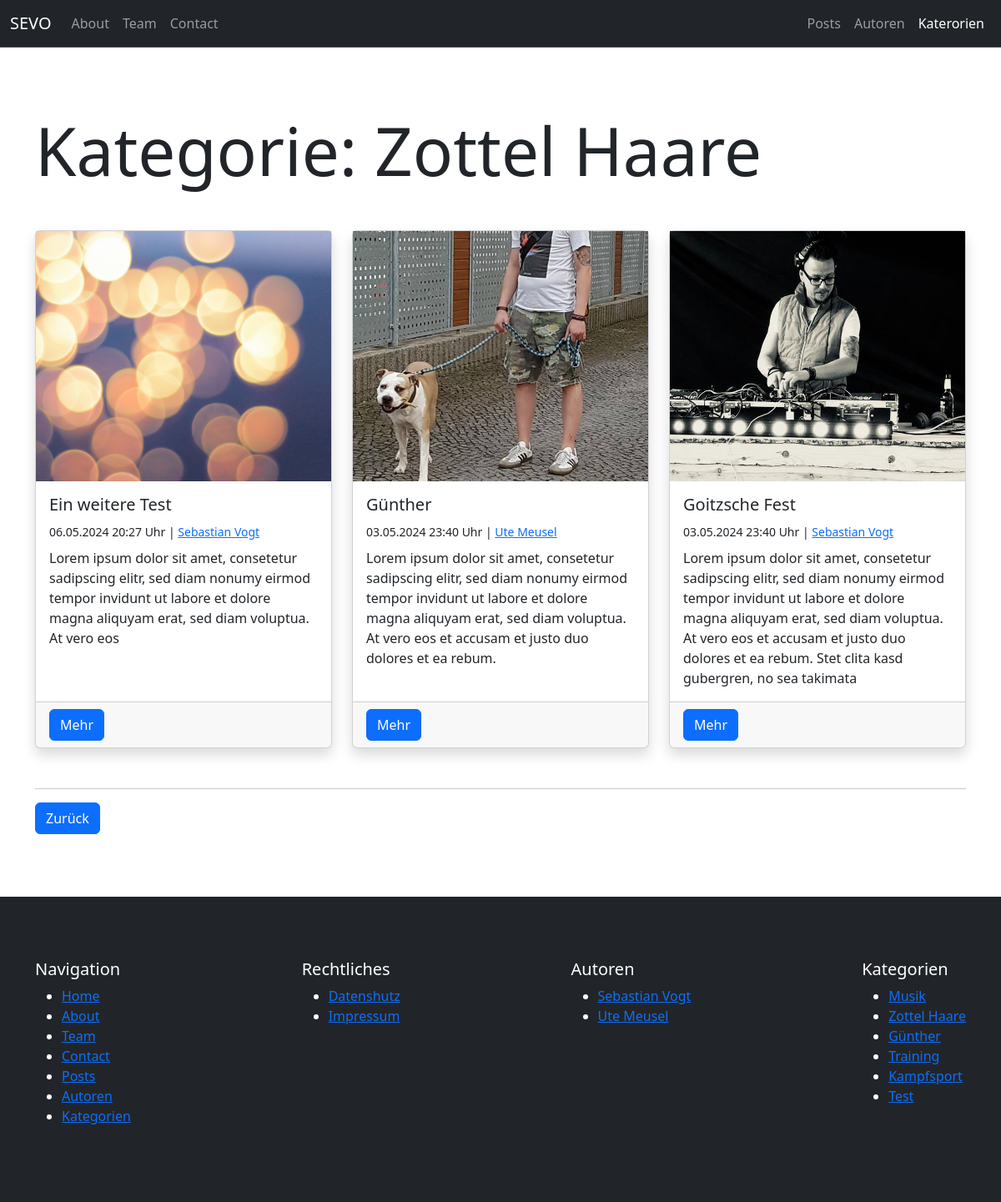
Screenshot of /blog/category/zottel-haare with the database file from the repository.
### pages/models.py (models this page shows, shortened)
class Page(models.Model):
    class Templates(models.TextChoices):
        FULL_WIDTH = "Fullwidth"
        CONTAINER = "Container"
        FULL_WIDTH_WITH_HEADER = "Fullwidth with header"
        CONTAINER_WITH_HEADER = "Container with header"
    title = models.CharField(max_length=255)
    slug = models.SlugField(unique=True, blank=True)
    index = models.IntegerField(default=1)
    content = models.TextField()
    featured_image = models.ForeignKey(Image, on_delete=models.SET_NULL, null=True, blank=True)
    published = models.BooleanField(default=True)
    is_home = models.BooleanField(default=False)
    template = models.CharField(max_length=100, choices=Templates.choices, default=Templates.CONTAINER)
    created_at = models.DateTimeField(auto_now_add=True)
    updated_at = models.DateTimeField(auto_now=True)

### blog/models.py (models this page shows, shortened)
class Category(models.Model):
    name = models.CharField(max_length=100, unique=True, db_index=True)
    slug = models.SlugField(unique=True, default="")
    class Meta:
        verbose_name_plural = "Categories"

class Post(models.Model):
    author = models.ForeignKey(Author, on_delete=models.SET_NULL, null=True)
    title = models.CharField(max_length=255)
    slug = models.SlugField(unique=True)
    categories = models.ManyToManyField(Category, blank=True)
    content = models.TextField()
    excerpt = models.TextField(max_length=255, blank=True)
    featured_image = models.ForeignKey(Image, on_delete=models.SET_NULL, blank=True, null=True)
    published = models.BooleanField(default=True)
    is_featured = models.BooleanField(default=False)
    created_at = models.DateTimeField(auto_now_add=True)
    updated_at = models.DateTimeField(auto_now=True)
    def __str__(self):
        return f"{self.title} [{self.updated_at}]"

### uploaded_media/models.py (models this page shows, shortened)
class Image(models.Model):
    title = models.CharField(max_length=100)
    alt_text = models.CharField(max_length=100)
    categories = models.ManyToManyField(Category, blank=True)
    image = models.ImageField(upload_to="uploaded_media/images")

### author/models.py (models this page shows, shortened)
class Author(models.Model):
    firstname = models.CharField(max_length=100)
    lastname = models.CharField(max_length=100)
    nickname = models.CharField(max_length=100, blank=True)
    email = models.EmailField(null=True)
    slug = models.SlugField(unique=True, default="")
    def get_fullname(self):
        return f"{self.firstname} {self.lastname}"

### blog/views.py (the view)
# urls.py: path("category/<slug:slug>", views.category_single, name="blog-category-slug")
def category_single(request, slug):
    category = get_object_or_404(models.Category, slug=slug)
    posts = category.post_set.filter(published=True).order_by("-created_at")
    print(posts)
    return render(request, "blog/category_single.html", {
        "title": "Post category single",
        "category": category,
        "posts": posts
    })

### utils/context_processors.py (called while the page is built)
def menus_context(request):
    menu_main = Menu.objects.get(name="Main")
    menu_meta = Menu.objects.get(name="Meta")
    pages_main = menu_main.pages.filter(published=True).order_by("index")
    pages_meta = menu_meta.pages.filter(published=True).order_by("index")
    categories = Category.objects.all()
    authors = Author.objects.all()
    return {
        "pages_main": pages_main,
        "pages_meta": pages_meta,
        "categories": categories,
        "authors": authors
    }

### blog/templates/blog/category_single.html (shortened to what this page needs)
{% extends "base.html" %}
{% block content %}
    <div class="container section-padding">
        <div class="mb-5">
            <h1 class="display-1">Kategorie: {{ category.name|title }}</h1>
        </div>
        {% if posts %}
        <div class="row row-cols-1 row-cols-md-3 g-4 mb-5">
            {% for post in posts %}
                <div class="col">
                    {% include "blog/partials/_posts_item.html" %}
                </div>
            {% endfor %}
        </div>
        {% else %}
            <p>Keine Posts vorhanden</p>
        {% endif %}
        <hr>
        <button class="btn btn-primary back-link">Zurück</button>
    </div>
{% endblock %}

### templates/partials/_navbar.html (shortened to what this page needs)
<nav class="navbar navbar-expand-lg bg-dark border-bottom border-body" data-bs-theme="dark">
    <div class="container-fluid">
      <a class="navbar-brand" href="{% url "homepage" %}">SEVO</a>
      <div class="collapse navbar-collapse" id="navbarNav">
        <ul class="navbar-nav me-auto">
            {% for page in pages_main %}
                {% if page.is_home == False %}
                    <li class="nav-item">
                        <a class="nav-link" href="{% url "pages-page-single-slug" slug=page.slug %}">{{ page.title|title }}</a>
                    </li>
                {% endif %}
            {% endfor %}
        </ul>
        <ul class="navbar-nav d-flex">
            <li class="nav-item">
                <a class="nav-link{% if "post" in request.path %} active{% endif %}"{% if "post" in request.path %} aria-current="page"{% endif %} href="{% url "blog-posts" %}">Posts</a>
            </li>
            <li class="nav-item">
                <a class="nav-link{% if "author" in request.path %} active{% endif %}"{% if "author" in request.path %} aria-current="page"{% endif %} href="{% url "author-index" %}">Autoren</a>
            </li>
            <li class="nav-item">
                <a class="nav-link{% if "categor" in request.path %} active{% endif %}"{% if "categor" in request.path %} aria-current="page"{% endif %} href="{% url "blog-categories" %}">Katerorien</a>
            </li>
        </ul>
      </div>
    </div>
  </nav>

### blog/templates/blog/partials/_posts_item.html (shortened to what this page needs)
<div class="card h-100 shadow">
    <a class="card__image-link w-100 d-block" href="{% url "blog-post-slug" slug=post.slug %}">
      <img class="card__image w-100" src="{{ post.featured_image.image.url }}" class="card-img-top" alt="{{ post.featured_image.image.title }}">
    </a>
    <div class="card-body">
      <h5 class="card-title">{{ post.title }}</h5>
        <div class="mb-2">
          <small>
            <time>{{ post.created_at|date:"d.m.Y H:i" }} Uhr</time> |
            <a href="{% url "author-single-slug" slug=post.author.slug %}">{{ post.author.get_fullname }}</a>
          </small>
        </div>
      <p class="card-text">{{ post.excerpt}}</p>
    </div>
    <div class="card-footer">
      <a class="btn btn-primary" href="{% url "blog-post-slug" slug=post.slug %}">Mehr</a>
    </div>
  </div>

### templates/partials/_navigation_main.html
<nav>
    <ul>
        {% for page in pages_main %}
            <li><a class="{% if page.title|lower in request.path or page.is_home and request.path == "/" %}active{% endif %}" href="{% url "pages-page-single-slug" slug=page.slug %}">{{ page.title }}</a></li>
        {% endfor %}
        <li><a href="{% url "blog-posts" %}">Posts</a></li>
        <li><a href="{% url "author-index" %}">Autoren</a></li>
        <li><a href="{% url "blog-categories" %}">Kategorien</a></li>
    </ul>
</nav>

### templates/partials/_navigation_meta.html
<nav>
    <ul>
        {% for page in pages_meta %}
            <li><a class="{% if page.title|lower in request.path or page.is_home and request.path == "/" %}active{% endif %}" href="{% url "pages-page-single-slug" slug=page.slug %}">{{ page.title }}</a></li>
        {% endfor %}
    </ul>
</nav>

### templates/partials/_navigation_authors.html
<nav>
    {% if authors %}
        <ul>
            {% for author in authors %}
                <li><a class="{% if author.name|lower in request.path %}active{% endif %}" href="{% url "author-single-slug" slug=author.slug %}">{{ author.get_fullname }}</a></li>
            {% endfor %}
        </ul>
    {% else %}
        <p>Keine Autoren vorhanden</p>
    {% endif %}
</nav>

### templates/partials/_navigation_categories.html
<nav>
    {% if categories %}
        <ul>
            {% for category in categories %}
                <li><a class="{% if category.name|lower in request.path %}active{% endif %}" href="{% url "blog-category-slug" slug=category.slug %}">{{ category.name }}</a></li>
            {% endfor %}
        </ul>
    {% else %}
        <p>Keine Kategorien vorhanden</p>
    {% endif %}
</nav>

### static/css/style.css (style rules this page uses)
.section-padding { padding-top: 75px; padding-bottom: 75px; }
.card__image-link { overflow: hidden; }
.card__image { object-fit: cover; height: 300px; transform: scale(1.2); filter: brightness(100%); transition: all .3s ease; }

### rows the page displays
Page: title "About"
Page: title "Team"
Page: title "Contact"
Category: name "Zottel Haare"
Post: featured_image.image (picture), title "Ein weitere Test", created_at "06.05.2024 20:27", author.get_fullname "Sebastian Vogt", excerpt "Lorem ipsum dolor sit amet, consetetur sadipscing elitr, sed diam nonumy eirmod tempor invidunt ut labore et dolore magna aliquyam erat, sed diam voluptua. At vero eos"
Post: featured_image.image (picture), title "Günther", created_at "03.05.2024 23:40", author.get_fullname "Ute Meusel", excerpt "Lorem ipsum dolor sit amet, consetetur sadipscing elitr, sed diam nonumy eirmod tempor invidunt ut labore et dolore magna aliquyam erat, sed diam voluptua. At vero eos et accusam et justo duo dolores et ea rebum."
Post: featured_image.image (picture), title "Goitzsche Fest", created_at "03.05.2024 23:40", author.get_fullname "Sebastian Vogt", excerpt "Lorem ipsum dolor sit amet, consetetur sadipscing elitr, sed diam nonumy eirmod tempor invidunt ut labore et dolore magna aliquyam erat, sed diam voluptua. At vero eos et accusam et justo duo dolores et ea rebum. Stet clita kasd gubergren, no sea takimata"
Page: title "Home"
Page: title "Datenshutz"
Page: title "Impressum"
Author: get_fullname "Sebastian Vogt"
Author: get_fullname "Ute Meusel"
Category: name "Musik"
Category: name "Günther"
Category: name "Training"
Category: name "Kampfsport"
Category: name "Test"
